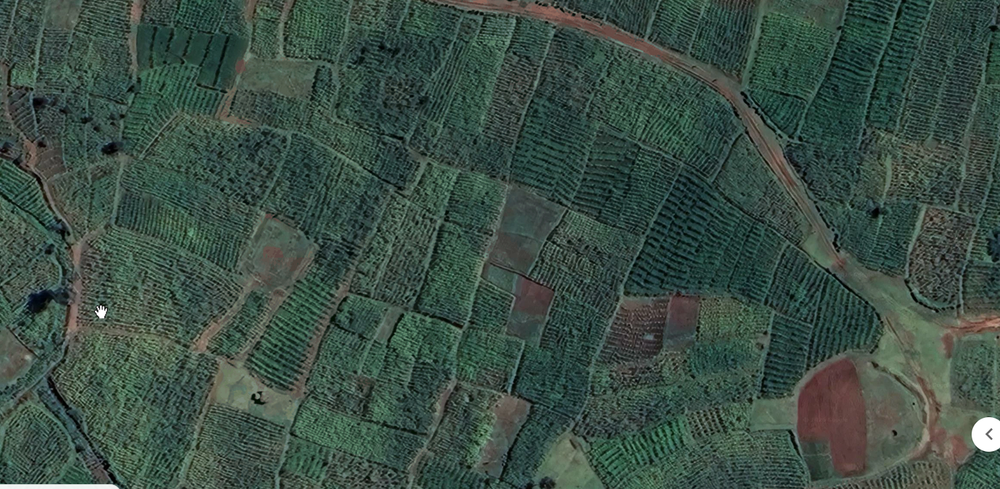
#> input picture tests/image.png, 1000 x 489 px, shrunk from 1447 x 708 before the run
$ python -i image_enhancement.py   (imports and definitions only)
#> lines starting #> are read from the running program, lines starting #| are printed output that depends on the picture
#> further down, picture is the input picture: PIL image 1000x489 RGB; mean R, G, B 59, 77.9, 68.3
"""Amélioration de la lisibilité des captures avant analyse par l'IA.

Objectif
--------
Les limites de parcelles peu contrastées (sol nu, cultures similaires, image
ancienne ou agrandie au-delà de sa résolution native) sont difficiles à voir,
pour l'utilisateur comme pour le modèle. Ce module renforce uniquement les
ruptures **déjà présentes** :

1. CLAHE sur la luminance : contraste local, sans déplacer les couleurs ;
2. masque de netteté : accentue les micro-contours (diguettes, chemins, fossés) ;
3. saturation légère : sépare mieux deux couverts de teintes proches.

Il n'invente aucune limite et ne change **jamais** les dimensions ni le cadrage :
le géoréférencement des contours (coordonnées normalisées) reste exact.

Modes
-----
- ``off``    : image d'origine, aucun octet modifié ;
- ``light``  : réglage par défaut, adapté à la plupart des captures ;
- ``strong`` : pour les images très plates ou peu contrastées, au prix d'un
  bruit légèrement plus visible.

``cv2`` est fourni par ultralytics dans l'environnement du backend. S'il est
absent, un contraste automatique Pillow prend le relais : le service ne tombe
jamais en erreur à cause de l'amélioration d'image.
"""

from __future__ import annotations

import logging
from io import BytesIO
from typing import Final

import numpy as np
from PIL import Image, ImageEnhance, ImageFilter, ImageOps

logger = logging.getLogger("agrisat.services.image_enhancement")

MODES: Final[tuple[str, ...]] = ("off", "light", "strong")
DEFAULT_MODE: Final[str] = "light"

# Réglages par mode : (CLAHE clipLimit, tuiles, netteté rayon / %, seuil, saturation)
_PRESETS: Final[dict[str, tuple[float, int, float, int, int, float]]] = {
    "light": (1.8, 8, 1.0, 70, 3, 1.08),
    "strong": (2.8, 8, 1.2, 120, 2, 1.18),
}


def normalize_mode(value: str | None) -> str:
    """Mode valide, ou ``light`` pour toute valeur absente / inconnue."""
    mode = (value or DEFAULT_MODE).strip().lower()
    if mode not in MODES:
        logger.warning("Mode d'amélioration d'image inconnu (%r) : %s appliqué.", value, DEFAULT_MODE)
        return DEFAULT_MODE
    return mode


def enhance_image_bytes(image_bytes: bytes, mode: str = DEFAULT_MODE) -> bytes:
    """Renvoie l'image PNG améliorée, ou l'originale si le traitement échoue.

    Le mode ``off`` renvoie exactement les octets reçus (aucune copie, aucun
    réencodage) : les tests et les appels existants ne sont pas modifiés.
    """
    mode = normalize_mode(mode)
    if mode == "off":
        return image_bytes
    try:
        with Image.open(BytesIO(image_bytes)) as source:
            image = source.convert("RGB")
    except Exception as exc:  # noqa: BLE001 — une image illisible est traitée plus loin
        logger.warning("Amélioration d'image ignorée (image illisible) : %s", exc)
        return image_bytes

    try:
        enhanced = enhance_image(image, mode)
        buffer = BytesIO()
        enhanced.save(buffer, format="PNG")
        return buffer.getvalue()
    except Exception:  # noqa: BLE001 — l'analyse doit continuer avec l'image d'origine
        logger.exception("Amélioration d'image impossible : image d'origine conservée.")
        return image_bytes


def enhance_image(image: Image.Image, mode: str = DEFAULT_MODE) -> Image.Image:
    """Applique le prétraitement à une image RGB, sans changer sa taille."""
    mode = normalize_mode(mode)
    if mode == "off":
        return image

    clip, grid, radius, percent, threshold, saturation = _PRESETS[mode]
    rgb = np.asarray(image.convert("RGB"))
    rgb = _clahe(rgb, clip, grid)

    result = Image.fromarray(rgb)
    result = result.filter(
        ImageFilter.UnsharpMask(radius=radius, percent=percent, threshold=threshold)
    )
    if saturation != 1.0:
        result = ImageEnhance.Color(result).enhance(saturation)
    return result


def _clahe(rgb: np.ndarray, clip_limit: float, grid: int) -> np.ndarray:
    """CLAHE sur le canal L de LAB ; repli Pillow si OpenCV est indisponible."""
#> called with clip_limit = 1.8, grid = 8
    try:
        import cv2  # fourni par ultralytics ; import local pour rester optionnel

        lab = cv2.cvtColor(rgb, cv2.COLOR_RGB2LAB)
#> lab: shape (489, 1000, 3); mean of channels 0, 1, 2 79.4, 118.5, 131.4
        lightness, a, b = cv2.split(lab)
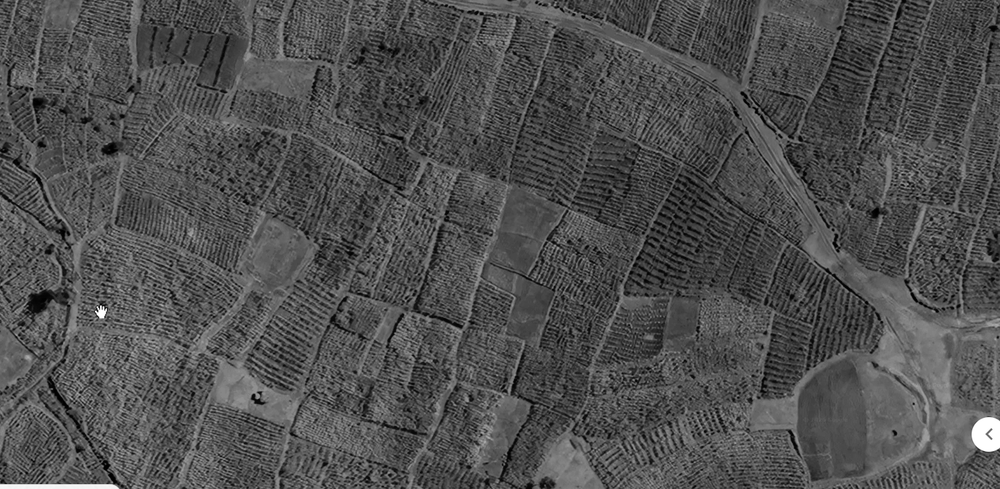
#> lightness: shape (489, 1000); min 0, max 255, mean 79.4
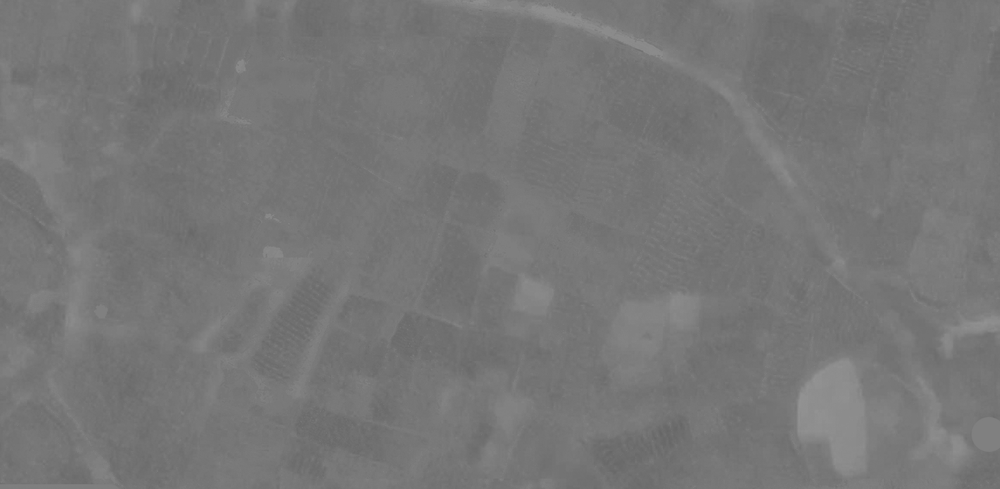
#> a: shape (489, 1000); min 102, max 147, mean 118.5
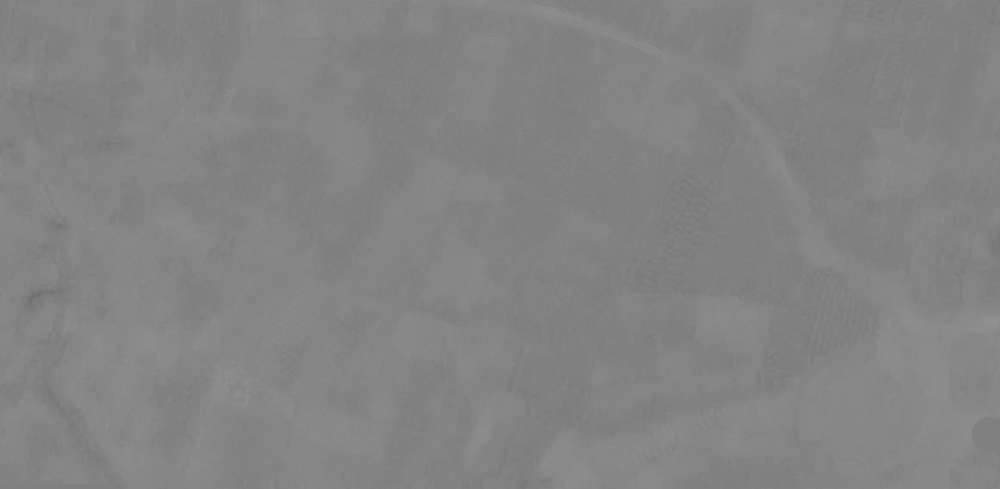
#> b: shape (489, 1000); min 112, max 145, mean 131.4
        clahe = cv2.createCLAHE(clipLimit=clip_limit, tileGridSize=(grid, grid))
        lightness = clahe.apply(lightness)
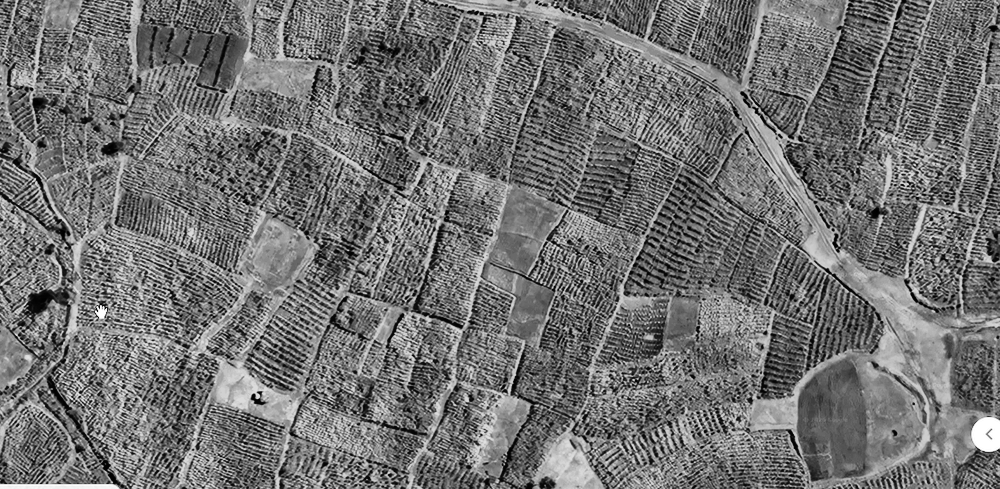
#> lightness: shape (489, 1000); min 0, max 255, mean 113.9
        return cv2.cvtColor(cv2.merge((lightness, a, b)), cv2.COLOR_LAB2RGB)
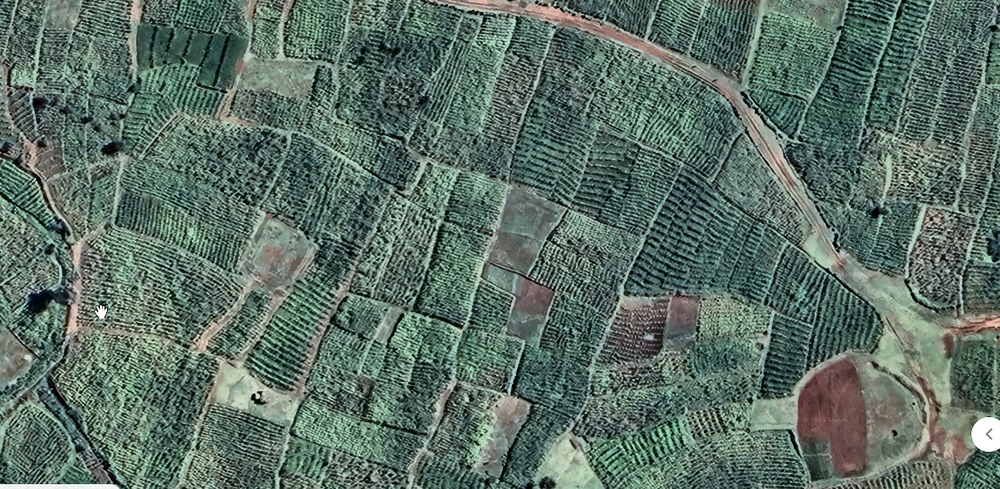
#> returned value: shape (489, 1000, 3); mean R, G, B 92.1, 112, 101.6
    except Exception:  # noqa: BLE001 — repli sans dépendance native
        return np.asarray(ImageOps.autocontrast(Image.fromarray(rgb), cutoff=1))

>>> from PIL import Image
>>> picture = Image.open('../../tests/image.png')
>>> result = enhance_image(picture)
